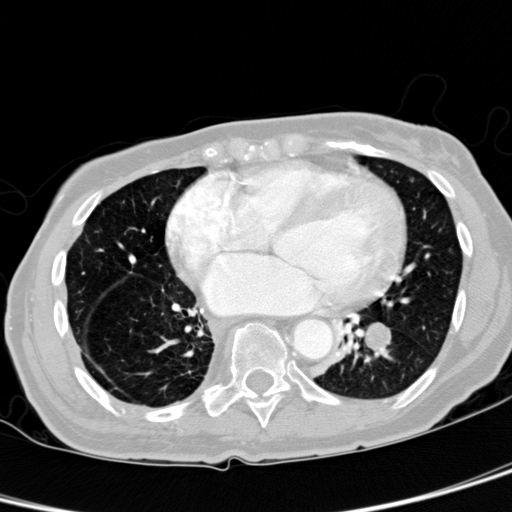
#> input picture latex/figs/1.3.6.1.4.1.14519.5.2.1.6279.6001.100621383016233746780170740405_0142.png, 512 x 512 px; its folder holds only this picture in this run
$ python -i cyclegan_prep.py   (imports and definitions only)
#> lines starting #> are read from the running program, lines starting #| are printed output that depends on the picture
### code/src/utils/get_root_path.py
from pathlib import Path

def get_root_path():
    return Path(__file__).resolve().parent.parent.parent

### code/src/cyclegan/cyclegan_prep.py
import os
import random
import shutil
from pathlib import Path
from PIL import Image, ImageEnhance
from tqdm import tqdm
import utils.config as conf

SOURCE_DIR = Path(f"{conf.ROOT}/data/preprocessed/images")
CYCLEGAN_DIR = Path(f"{conf.ROOT}/data/cyclegan")
TRAIN_SPLIT = 0.8

def ensure(path):
    path.mkdir(parents=True, exist_ok=True)

def style_transform(image_path):
    img = Image.open(image_path).convert("L")
#> img is the input picture: PIL image 512x512 L; min 0, max 255, mean 90.3
    img = ImageEnhance.Contrast(img).enhance(1.4)
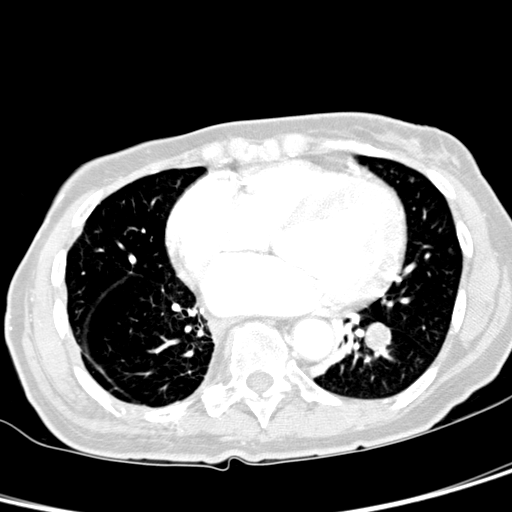
#> img: PIL image 512x512 L; min 0, max 255, mean 100
    img = ImageEnhance.Brightness(img).enhance(1.15)
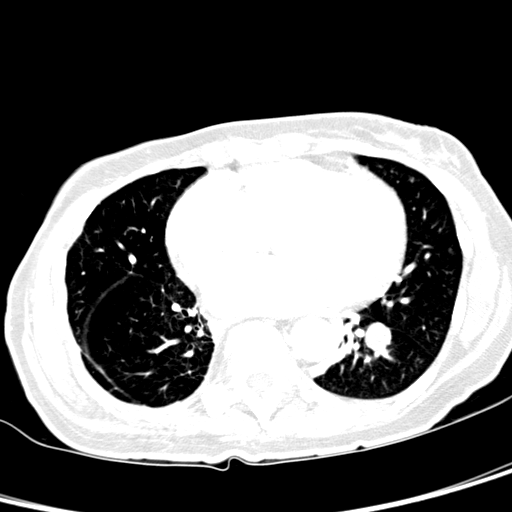
#> img: PIL image 512x512 L; min 0, max 255, mean 107
    return img

def cyclegan_prep():
    print("Preparing CycleGAN datasets...")
    for sub in ["trainA", "trainB", "testA", "testB"]:
        ensure(CYCLEGAN_DIR / sub)
    all_slices = []
    for scan_folder in SOURCE_DIR.iterdir():
        if scan_folder.is_dir():
            all_slices.extend(scan_folder.glob("*.png"))
    print(f"Found {len(all_slices)} slices.")
    random.seed(42)
    all_slices = list(all_slices)
    random.shuffle(all_slices)
    split_idx = int(len(all_slices) * TRAIN_SPLIT)
    train_slices = all_slices[:split_idx]
    test_slices = all_slices[split_idx:]
    for img_path in tqdm(train_slices):
        shutil.copy2(img_path, CYCLEGAN_DIR / "trainA" / img_path.name)
        styled = style_transform(img_path)
        styled.save(CYCLEGAN_DIR / "trainB" / img_path.name)
    for img_path in tqdm(test_slices):
        shutil.copy2(img_path, CYCLEGAN_DIR / "testA" / img_path.name)
        styled = simple_style_transform(img_path)
        styled.save(CYCLEGAN_DIR / "testB" / img_path.name)
    print("CycleGAN data created!")

# [2 lines not run here, left out]

>>> result = style_transform('../../../latex/figs/1.3.6.1.4.1.14519.5.2.1.6279.6001.100621383016233746780170740405_0142.png')

$ run again, on latex/figs/1.3.6.1.4.1.14519.5.2.1.6279.6001.108197895896446896160048741492_0033.png
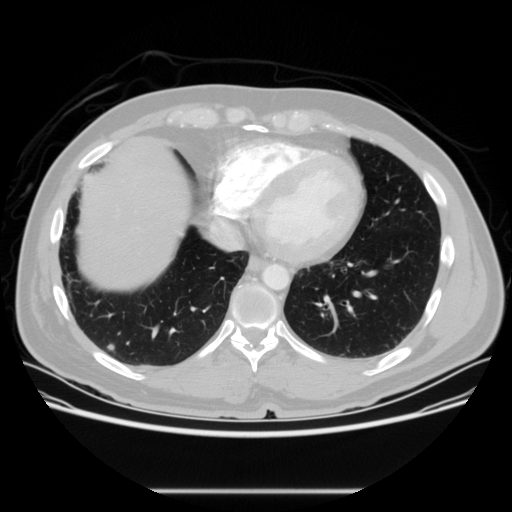
#> input picture latex/figs/1.3.6.1.4.1.14519.5.2.1.6279.6001.108197895896446896160048741492_0033.png, 512 x 512 px
#> in style_transform, img is the input picture: PIL image 512x512 L; min 0, max 255, mean 81.8
#> in style_transform, `img = ImageEnhance.Contrast(img).enhance(1.4)`:
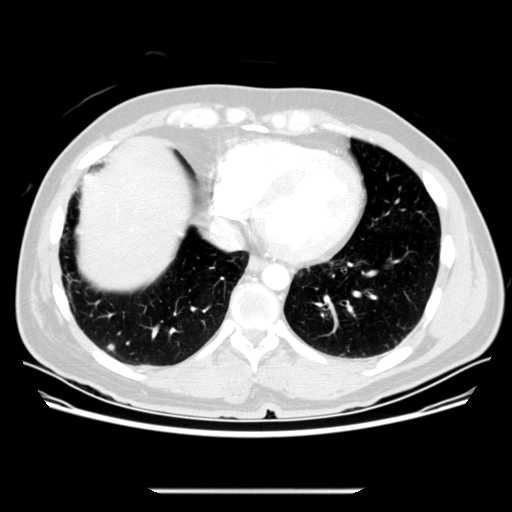
#> img: PIL image 512x512 L; min 0, max 255, mean 91.7
#> in style_transform, `img = ImageEnhance.Brightness(img).enhance(1.15)`:
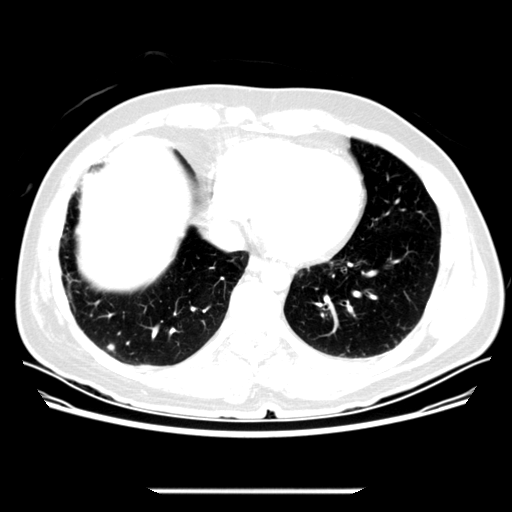
#> img: PIL image 512x512 L; min 0, max 255, mean 100

$ run again, on latex/figs/1.3.6.1.4.1.14519.5.2.1.6279.6001.105756658031515062000744821260_0029_fake_A.png
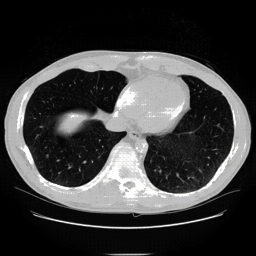
#> input picture latex/figs/1.3.6.1.4.1.14519.5.2.1.6279.6001.105756658031515062000744821260_0029_fake_A.png, 256 x 256 px
#> in style_transform, `img = ImageEnhance.Contrast(img).enhance(1.4)`:
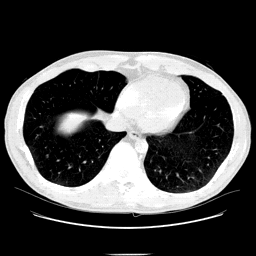
#> img: PIL image 256x256 L; min 0, max 255, mean 67.9
#> in style_transform, `img = ImageEnhance.Brightness(img).enhance(1.15)`:
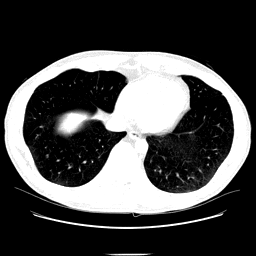
#> img: PIL image 256x256 L; min 0, max 255, mean 73.2
